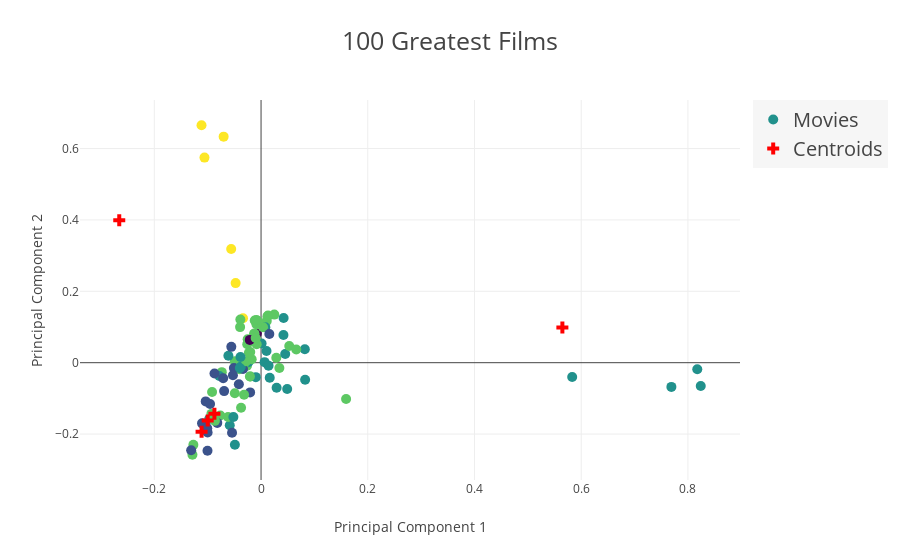

Here is the notebook cell this chart was saved with:
### Markdown cell above
### Plotly

Красивая динамическая визуализация, которую не рендерит ни GitHub, ни colab – можно посмотреть только запустив у себя.

### Code cell
from plotly.offline import download_plotlyjs, init_notebook_mode, plot, iplot
from plotly import tools
import plotly.plotly as py
import plotly.graph_objs as go

init_notebook_mode(connected=True)

points = go.Scatter(
        x = X_2D[:,0],
        y = X_2D[:,1],
        name = 'Movies', 
        mode='markers',
        marker=dict(color=clf.labels_, colorscale='Viridis', size=10),
        text=movies['title'].tolist(),
        textposition='bottom right'
)


center_points = go.Scatter(
         x = centers[:,0], 
         y = centers[:,1], 
         mode = 'markers', 
         marker = dict(size=10, color='red', symbol='cross'),
         name = 'Centroids'
)


fig = tools.make_subplots(rows=1, cols=1)

fig.append_trace(points, 1, 1)
fig.append_trace(center_points, 1, 1)

fig['layout'].update(
                     title={'text': '100 Greatest Films', 'font': {'size': 25}}, 
                     xaxis={'title':'Principal Component 1'}, 
                     yaxis={'title':'Principal Component 2'},
                     legend={'font': {'size': 20},
                             'bgcolor':'#f6f6f6'})
            
iplot(fig, filename='film_synopses_clustering')

### Figure 1 — Plotly figure (JSON) as saved in the notebook; plotly's stock layout.template omitted (floating-point values rounded to 4 significant figures)
{"data": [{"marker": {"color": [2, 3, 2, 2, 1, 3, 1, 0, 3, 3, 3, 2, 3, 4, 3, 3, 2, 2, 2, 3, 2, 1, 3, 3, 3, 3, 3, 4, 1, 1, 3, 1, 2, 1, 1, 3, 1, 1, 1, 3, 2, 2, 2, 4, 2, 3, 3, 2, 2, 3, 3, 3, 1, 1, 2, 1, 1, 2, 2, 3, 2, 3, 2, 3, 3, 4, 3, 4, 3, 3, 3, 2, 4, 2, 2, 2, 3, 2, 3, 3, 3, 3, 3, 3, 1, 3, 0, 3, 3, 3, 2, 1, 3, 1, 1, 2, 2, 1, 3, 3], "colorscale": "Viridis", "size": 10}, "mode": "markers", "name": "Movies", "text": ["The Godfather", "The Shawshank Redemption", "Schindler's List", "Raging Bull", "Casablanca", "One Flew Over the Cuckoo's Nest", "Gone with the Wind", "Citizen Kane", "The Wizard of Oz", "Titanic", "Lawrence of Arabia", "The Godfather: Part II", "Psycho", "Sunset Blvd.", "Vertigo", "On the Waterfront", "Forrest Gump", "The Sound of Music", "West Side Story", "Star Wars", "E.T. the Extra-Terrestrial", "2001: A Space Odyssey", "The Silence of the Lambs", "Chinatown", "The Bridge on the River Kwai", "Singin' in the Rain", "It's a Wonderful Life", "Some Like It Hot", "12 Angry Men", "Dr. Strangelove or: How I Learned to Stop Worrying and Love the Bomb", "Amadeus", "Apocalypse Now", "Gandhi", "The Lord of the Rings: The Return of the King", "Gladiator", "From Here to Eternity", "Saving Private Ryan", "Unforgiven", "Raiders of the Lost Ark", "Rocky", "A Streetcar Named Desire", "The Philadelphia Story", "To Kill a Mockingbird", "An American in Paris", "The Best Years of Our Lives", "My Fair Lady", "Ben-Hur", "Doctor Zhivago", "Patton", "Jaws", "Braveheart", "The Good, the Bad and the Ugly", "Butch Cassidy and the Sundance Kid", "The Treasure of the Sierra Madre", "The Apartment", "Platoon", "Dances with Wolves", "The Pianist", "Goodfellas", "The Exorcist", "The Deer Hunter", "The French Connection", "The King's Speech", "It Happened One Night", "A Place in the Sun", "Midnight Cowboy", "Mr. Smith Goes to Washington", "Rain Man", "Annie Hall", "Out of Africa", "Good Will Hunting", "Tootsie", "Fargo", "Giant", "The Grapes of Wrath", "The Green Mile", "Close Encounters of the Third Kind", "Nashville", "The Graduate", "American Graffiti", "Pulp Fiction", "The African Queen", "The Maltese Falcon", "A Clockwork Orange", "Taxi Driver", "Double Indemnity", "Rebel Without a Cause", "Rear Window", "The Third Man", "North by Northwest", "Yankee Doodle Dandy", "All Quiet on the Western Front", "City Lights", "High Noon", "Shane", "Network", "Terms of Endearment", "Stagecoach", "Mutiny on the Bounty", "Wuthering Heights"], "textposition": "bottom right", "type": "scatter", "uid": "002d418c-b300-4fc2-93a5-9a5a7d034c65", "x": [0.769, -0.04919, -0.05868, 0.001001, -0.1037, -0.03205, -0.02052, -0.007859, -0.02634, -0.0736, -0.1269, 0.824, -0.01291, -0.05599, -0.02512, 0.01071, -0.02374, -0.07815, -0.06121, -0.07637, 0.5831, -0.04161, -0.04025, -0.01755, -0.1286, -0.01183, 0.02854, -0.1116, -0.05093, -0.1041, -0.03296, -0.131, -0.09724, -0.09556, -0.05439, -0.06184, -0.1004, -0.03381, -0.1106, 0.01316, 0.006611, 0.04525, 0.08201, -0.106, -0.03793, -0.02797, -0.04919, 0.01624, -0.04906, 0.1594, -0.03747, -0.09311, -0.08724, -0.07098, 0.008002, -0.1002, -0.1008, -0.05185, 0.01021, 0.05282, 0.08259, -0.03928, 0.02915, 0.003757, 0.03434, -0.04766, -0.03187, -0.03383, -0.007545, -0.02002, -0.02282, 0.8175, -0.07013, 0.01402, 0.04894, -0.009833, -0.02086, 0.04224, 0.0248, 0.01202, -0.01235, -0.09178, -0.0082, 0.06596, 0.01551, -0.02586, -0.0211, -0.008711, -0.02022, -0.008777, -0.03859, -0.08205, -0.0388, -0.05573, -0.0692, -0.03976, 0.04197, -0.05271, -0.08649, -0.01013], "xaxis": "x", "y": [-0.06783, 0.003842, -0.1751, 0.05367, -0.1084, -0.01104, -0.08321, 0.08148, -0.00879, -0.02643, -0.2302, -0.06521, 0.08114, 0.3183, 0.06552, 0.1171, 0.001545, -0.03738, 0.01947, -0.1481, -0.04008, -0.0605, -0.01823, 0.009616, -0.2579, 0.118, 0.01403, 0.6652, -0.01519, -0.1769, -0.007906, -0.2452, -0.1576, -0.1158, -0.1964, -0.152, -0.2466, -0.01762, -0.17, 0.1321, 0.001544, 0.02438, 0.03765, 0.5745, -0.01124, 0.003901, -0.08581, -0.04213, -0.2297, -0.1017, -0.1262, -0.1434, -0.0304, -0.04344, 0.09925, -0.1956, -0.184, -0.1521, 0.03259, 0.04701, -0.04755, 0.09975, -0.07033, 0.09934, -0.01467, 0.2229, -0.08989, 0.1244, 0.1175, -0.03846, 0.02783, -0.01834, 0.6332, -0.008268, -0.0736, -0.04042, -0.0389, 0.1252, 0.1348, 0.1302, 0.08194, -0.08189, 0.05157, 0.03713, 0.08047, 0.0518, 0.06384, 0.1076, 0.02992, 0.1199, 0.01613, -0.1686, 0.1209, 0.04435, -0.07955, -0.0151, 0.07748, -0.03524, -0.163, 0.0691], "yaxis": "y"}, {"marker": {"color": "red", "size": 10, "symbol": "cross"}, "mode": "markers", "name": "Centroids", "type": "scatter", "uid": "771ccd7f-c1b4-488b-93fe-37d950a1fcbd", "x": [0.5647, -0.1115, -0.1, -0.08743, -0.2658], "xaxis": "x", "y": [0.09888, -0.1933, -0.1619, -0.1427, 0.399], "yaxis": "y"}], "layout": {"legend": {"bgcolor": "#f6f6f6", "font": {"size": 20}}, "title": {"font": {"size": 25}, "text": "100 Greatest Films"}, "xaxis": {"anchor": "y", "domain": [0, 1], "title": {"text": "Principal Component 1"}}, "yaxis": {"anchor": "x", "domain": [0, 1], "title": {"text": "Principal Component 2"}}}}
